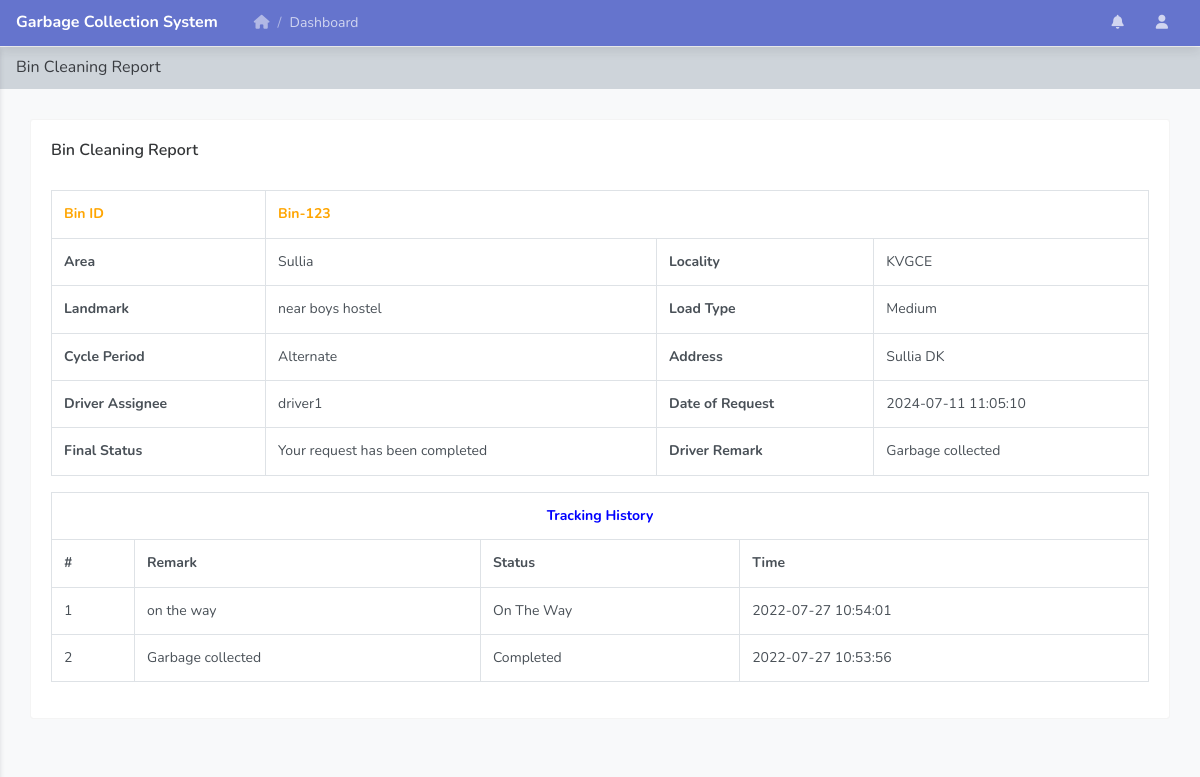
The page /view-bin-detail.php?editid=1&&binid=Bin-123 (signed in) on the database its author committed.
### tables this page shows
CREATE TABLE `tblbin` (
  `ID` int(5) NOT NULL,
  `BinID` varchar(50) DEFAULT NULL,
  `Area` varchar(250) DEFAULT NULL,
  `Locality` varchar(250) DEFAULT NULL,
  `Landmark` varchar(250) DEFAULT NULL,
  `LoadType` varchar(100) DEFAULT NULL,
  `CyclePeriod` varchar(100) DEFAULT NULL,
  `Address` mediumtext DEFAULT NULL,
  `DriverAssignee` varchar(150) DEFAULT NULL,
  `AssignDate` timestamp NULL DEFAULT current_timestamp(),
  `Remark` varchar(250) DEFAULT NULL,
  `Status` varchar(250) DEFAULT NULL,
  `UpdationDate` timestamp NULL DEFAULT NULL ON UPDATE current_timestamp()
);

CREATE TABLE `tbltracking` (
  `ID` int(10) NOT NULL,
  `BinID` varchar(250) DEFAULT NULL,
  `Remark` varchar(200) DEFAULT NULL,
  `Status` varchar(200) DEFAULT NULL,
  `UpdationDate` timestamp NOT NULL DEFAULT current_timestamp() ON UPDATE current_timestamp()
);

### view-bin-detail.php (the view, shortened to what this page needs)
<?php
include('includes/dbconnection.php');
if (strlen($_SESSION['vamsaid']==0)) {
  header('location:logout.php');
  } else{
  ?>
<!doctype html>
<html lang="en">
<head>
    <link rel="stylesheet" href="../assets/vendor/themify-icons/themify-icons.css">
    <link rel="stylesheet" href="../assets/vendor/fontawesome/css/font-awesome.min.css">
    <link rel="stylesheet" href="../assets/vendor/jquery-datatable/dataTables.bootstrap4.min.css">
    <link  rel="stylesheet" href="../assets/css/main.css">
</head>
<body class="theme-indigo">
<?php include_once('includes/header.php');?>
    <div class="main_content" id="main-content">
        <div class="page">
            <nav class="navbar navbar-expand-lg navbar-light bg-light">
                <a class="navbar-brand" href="javascript:void(0);">Bin Cleaning Report</a>
            </nav>
            <div class="container-fluid">
                <div class="row clearfix">
                    <div class="col-lg-12">
                        <div class="card">
                            <div class="header">
                                <h2>Bin Cleaning Report </h2>
                            </div>
                            <div class="body">
                                <div class="table-responsive">
                                    <?php
                  $eid=$_GET['editid'];
$sql="SELECT * from tblbin  where ID=:eid";
$query = $dbh -> prepare($sql);
$query-> bindParam(':eid', $eid, PDO::PARAM_STR);
$query->execute();
$results=$query->fetchAll(PDO::FETCH_OBJ);
$cnt=1;
if($query->rowCount() > 0)
{
foreach($results as $row)
{               ?>
                                    <table id="datatable" class="table table-bordered dt-responsive nowrap" style="border-collapse: collapse; border-spacing: 0; width: 100%;">
                                       <tr>
    <th style="color: orange;">Bin ID</th>
    <td colspan="4" style="color: orange;font-weight: bold;"><?php  echo $bookingno=($row->BinID);?></td>
  </tr>
  <tr>
    <th>Area</th>
    <td><?php  echo $row->Area;?></td>
     <th>Locality</th>
    <td><?php  echo $row->Locality;?></td>
  </tr>
   <tr>
    <th>Landmark</th>
    <td><?php  echo $row->Landmark;?></td>
    <th>Load Type</th>
    <td><?php  echo $row->LoadType;?></td>
  </tr>
  <tr>
    <th>Cycle Period</th>
    <td><?php  echo $row->CyclePeriod;?></td>
    <th>Address</th>
    <td><?php  echo $row->Address;?></td>
  </tr>
  <tr>
    <th>Driver Assignee</th>
    <?php if($row->DriverAssignee==""){ ?>
                     <td><?php echo "Not Updated Yet"; ?></td>
<?php } else { ?>                  <td><?php  echo htmlentities($row->DriverAssignee);?>
                  </td>
                  <?php } ?>
                  <th>Date of Request</th>
    <td><?php  echo $row->AssignDate;?></td>
  </tr>
   <tr>
    <th>Final Status</th>
   <td> <?php  $status=$row->Status;
if($row->Status=="Completed")
{
 echo "Your request has been completed";
}
     ;?></td>
    <th>Driver Remark</th>
    <?php if($row->Status==""){ ?>
                     <td  colspan="4"><?php echo "Not Updated Yet"; ?></td>
<?php } else { ?>                  <td><?php  echo htmlentities($row->Remark);?>
                  </td>
                  <?php } ?>
  </tr>
  <?php $cnt=$cnt+1;}} ?>
                                    </table>
                                    <?php
$binid=$_GET['binid'];
   if($status!=""){
$ret="select tbltracking.Remark,tbltracking.Status,tbltracking.UpdationDate from tbltracking where tbltracking.BinID =:binid";
$query = $dbh -> prepare($ret);
$query-> bindParam(':binid', $binid, PDO::PARAM_STR);
$query->execute();
$results=$query->fetchAll(PDO::FETCH_OBJ);
$cnt=1;
 ?>
<table id="datatable" class="table table-bordered dt-responsive nowrap" style="border-collapse: collapse; border-spacing: 0; width: 100%;">
  <tr align="center">
   <th colspan="4" style="color: blue" >Tracking History</th>
  </tr>
  <tr>
    <th>#</th>
<th>Remark</th>
<th>Status</th>
<th>Time</th>
</tr>
<?php
foreach($results as $row)
{               ?>
<tr>
  <td><?php echo $cnt;?></td>
 <td><?php  echo $row->Remark;?></td>
  <td><?php  echo $row->Status;
?></td>
   <td><?php  echo $row->UpdationDate;?></td>
</tr>
<?php $cnt=$cnt+1;} ?>
</table>
<?php  }
?>
</div>
                        </div>
                    </div>
                        </div>
                    </div>
                                </div>
                            </div>
                        </div>
</body>
</html><?php }  ?>

### rows shown on the page
tblbin: BinID "Bin-123", Area "Sullia", Locality "KVGCE", Landmark "near boys hostel", LoadType "Medium", CyclePeriod "Alternate", Address "Sullia DK", DriverAssignee "driver1", AssignDate "2024-07-11 11:05:10", shows "Your request has been completed", Remark "Garbage collected"
tbltracking: Remark "on the way", Status "On The Way", UpdationDate "2022-07-27 10:54:01"
tbltracking: Remark "Garbage collected", Status "Completed", UpdationDate "2022-07-27 10:53:56"
